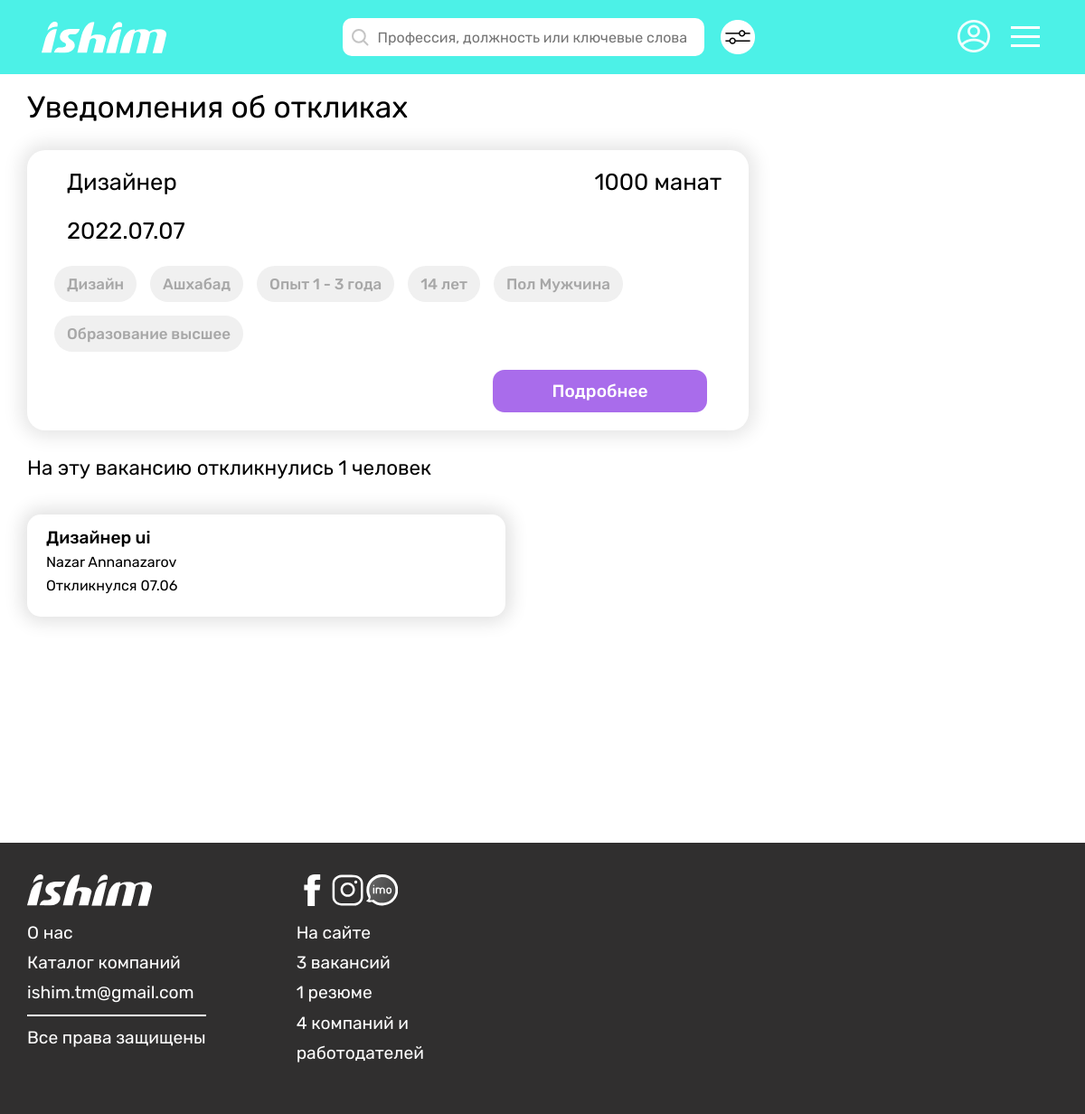
/vacancy/2/responses (signed in), run on the app's committed database.
### vacancy/models.py (models this page shows, shortened)
class Vacancy(models.Model):
    creator = models.ForeignKey(User, on_delete=models.CASCADE)
    position = models.CharField(max_length=65)
    sphere = models.CharField(max_length=100)
    min_salary = models.IntegerField(default=0)
    max_salary = models.IntegerField()
    registration = models.CharField(max_length=100, default='не имеет значения')
    experience = models.CharField(max_length=65)
    min_age = models.IntegerField()
    max_age = models.IntegerField()
    sex = models.CharField(max_length=65, default='не имеет значения')
    education = models.CharField(max_length=65)
    responsibilities = models.TextField()
    work_terms = models.TextField()
    busyness = models.CharField(max_length=65, default='')
    work_graph = models.CharField(max_length=65)
    payment = models.TextField(default='')
    views = models.IntegerField(default=0)
    creation_date = models.DateTimeField(auto_now_add=True)
    class Meta:
        verbose_name_plural = "Vacancies"

### employee/models.py (models this page shows, shortened)
class Response(models.Model):
    vacancy = models.ForeignKey(Vacancy, on_delete=models.CASCADE)
    employee = models.ForeignKey(Employee, on_delete=models.CASCADE)
    creation_date = models.DateTimeField(auto_now_add=True)

class Employee(models.Model):
    user = models.OneToOneField(User, on_delete=models.CASCADE)
    first_name = models.CharField(max_length=25)
    last_name = models.CharField(max_length=25)
    city = models.CharField(max_length=65)
    phone_num = PhoneNumberField()
    sex = models.CharField(max_length=65)
    birth_date = models.DateField()
    creation_date = models.DateTimeField(auto_now_add=True)

class CV(models.Model):
    employee = models.ForeignKey(Employee, on_delete=models.CASCADE)
    first_name = models.CharField(max_length=65)
    last_name = models.CharField(max_length=65)
    birth_date = models.DateField()
    mobile_num = models.CharField(max_length=25)
    email = models.EmailField()
    registration = models.CharField(max_length=100)
    sex = models.CharField(max_length=65)
    position = models.CharField(max_length=65)
    sphere = models.CharField(max_length=100)
    min_salary = models.IntegerField()
    busyness = models.CharField(max_length=65, default='')
    work_graph = models.CharField(max_length=65)
    about = models.TextField()
    views = models.IntegerField(default=0)
    suitable_vacancies = models.ManyToManyField(Vacancy, blank=True)
    creation_date = models.DateTimeField(auto_now_add=True)

### vacancy/views.py (the view)
# urls.py: path('<int:pk>/responses', tm_views.vacancy_responses, name='vacancy-responses-tm'),
@hirer_required
@login_required
def vacancy_responses(request, pk):
    vacancy = get_object_or_404(Vacancy, id=pk)
    context = {
        'vacancy': vacancy,
        'responses': vacancy.response_set.all(),
    }
    context.update(get_footer())
    return render(request, 'vacancy/vacancy_responses.html', context)

### main/utils.py (called while the page is built)
def get_footer():
    data = {
        'cv_num': CV.objects.count(),
        'vacancy_num': Vacancy.objects.count(),
        'user_num': User.objects.count()
    }
    return data

### vacancy/templates/vacancy/vacancy_responses.html (shortened to what this page needs)
{% extends 'main/base.html' %}
{% load static %}
{% block content %}
   <div class="container__main pad-0 w-1920">
      {% include 'main/header_hirer.html' %}
      <div class="container__content">
         <div class="h__res__info">
            <h1 class="my__responses__title">
               Уведомления об откликах
            </h1>
            <section class="result__vacancy">
               <div class="vacancy__card">
                  <div class="vac__card__inner">
                     <div class="vac__heading">
                        <h2 class="vac__heading__item">{{ vacancy.position }}</h2>
                        <h2 class="vac__heading__item">{{ vacancy.min_salary }} манат</h2>
                     </div>
                     <div class="vac__heading">
                        <h2 class="vac__heading__item">{{ vacancy.creation_date|date:"Y.m.d" }}</h2>
                        <svg width="26px" height="24px">
                           <use xlink:href="#favorites__str" width="26px" height="24px" class="vac__ico" data-link="">
                           </use>
                        </svg>
                     </div>
                     <div class="vac__categories">
                        <span class="vac__cat__item two-col">{{ vacancy.sphere }}</span>
                        <span class="vac__cat__item">{{ vacancy.registration }}</span>
                        <span class="vac__cat__item">Опыт {{ vacancy.experience }}</span>
                        <span class="vac__cat__item">{{ vacancy.min_age }} лет</span>
                        <span class="vac__cat__item">Пол {{ vacancy.sex }}</span>
                        <span class="vac__cat__item two-col">Образование {{ vacancy.education }}</span>
                     </div>
                     <div class="vac__btns">
                        <a href="{% url 'my-vacancy-info' vacancy.id  %}" class="vac__btns__item purp__btn" target="_blank">Подробнее</a>
                     </div>
                  </div>
               </div>
            </section>
            <h3 class="my__responses__subtitle">
               На эту вакансию откликнулись {{ responses.count }} человек
            </h3>
            {% for response in responses %}
            {% with response.employee as employee %}
            <div class="h__notif__item">
               <h3 class="h__notif__item__title">{{ employee.cv_set.all.0.position }}</h3>
               <div class="h__notif__item__txt">{{ employee.first_name }} {{ employee.last_name }}</div>
               <div class="h__notif__item__txt">Откликнулся {{ response.creation_date|date:"m.d" }}</div>
            </div>
            {% endwith %}
            {% endfor %}
         </div>
      </div>
      {% include 'main/footer.html' %}
   </div>
{% endblock %}

### static/main.css (style rules this page uses)
* { padding: 0; margin: 0; border: 0; }
*, *:before, *:after { -moz-box-sizing: border-box; -webkit-box-sizing: border-box; box-sizing: border-box; }
html, body { height: 100%; width: 100%; font-size: 100%; line-height: 1; font-size: 16px; -ms-text-size-adjust: 100%; -moz-text-size-adjust: 100%; -webkit-text-size-adjust: 100%; color: #000; font-family: 'Rubik', sans-serif; }
a, a:visited { text-decoration: none; }
h1, h2, h3, h4, h5, h6 { font-size: inherit; font-weight: 400; margin: 0; }
svg { margin: 0; padding: 0; }
.w-1920 { width: 100%; max-width: 1920px; }
.pad-0 { padding: 0; }
.purp__btn { background-color: #A96CEB; font-size: 1.2rem; line-height: 1.2; text-align: center; color: #fff; }
.container__content { width: 100%; max-width: 1440px; padding: 0 30px; margin: 0 auto; position: relative; }
.container__main { width: 100%; margin: 0 auto; position: relative; }
.result__vacancy { width: 689px; }
.vacancy__card { width: 100%; background-color: #ffff; padding: 20px 30px; border-radius: 20px; margin-bottom: 31px; box-shadow: 0px 0px 20px 7px rgba(0, 0, 0, 0.1); transition: 0.4s linear; }
.vac__card__inner { width: 100%; display: flex; flex-direction: column; }
.vac__heading { width: 100%; display: flex; justify-content: space-between; align-items: center; padding-left: 14px; margin-bottom: 24px; }
.vac__heading__item { font-size: 1.6rem; line-height: 30px; color: #000000; }
.vac__categories { width: 100%; display: flex; align-items: center; flex-wrap: wrap; margin-bottom: 5px; }
.vac__cat__item { background-color: #F0F0F0; font-size: 1.06rem; font-weight: 500; line-height: 1.2; color: rgba(0, 0, 0, 0.3); text-align: center; padding: 10px 14px; border-radius: 30px; margin-right: 15px; margin-bottom: 15px; }
.vac__btns { width: 100%; display: flex; justify-content: center; align-items: center; }
.vac__btns .purp__btn { margin-right: 36px; }
.vac__btns__item { display: inline-block; width: 237px; font-size: 1.2rem; line-height: 1.2; font-weight: 500; text-align: center; padding: 12px 0; border-radius: 13px; }
.h__res__info { margin-top: 20px; }
.h__res__info .my__responses__title { margin-bottom: 30px; }
.h__res__info .result__vacancy { margin-bottom: 30px; }
.h__res__info .vac__btns { justify-content: end; }
.my__responses__title { font-size: 2.1rem; margin-bottom: 16px; }
.my__responses__subtitle { font-size: 1.4rem; margin-bottom: 39px; }
.h__notif__item { width: 100%; max-width: 529px; padding: 16px 21px; box-shadow: 0px 0px 20px 6px rgba(0, 0, 0, 0.12); border-radius: 15px; transition: 0.4s linear; margin-bottom: 30px; }
.h__notif__item__title { font-size: 1.2rem; font-weight: 500; margin-bottom: 10px; }
.h__notif__item__txt { display: flex; width: 100%; align-items: center; margin-bottom: 10px; }
@media (max-width:1340px) { .result__vacancy { width: 70%; } }
@media (max-width:1340px) { .vac__categories { grid-template-columns: repeat(3, 1fr); grid-template-rows: 1fr 1fr; } }
@media (max-width:1340px) { .vac__btns .purp__btn { margin-right: 16px; } }

### data on the page
Vacancy: position "Дизайнер", min_salary "1000", creation_date "2022.07.07", sphere "Дизайн", registration "Ашхабад", experience "1 - 3 года", min_age "14", sex "Мужчина", education "высшее", count "1"
Response: employee.cv_set.all.0.position "Дизайнер ui", employee.first_name "Nazar", employee.last_name "Annanazarov", creation_date "07.06"

### other printed values
{{ vacancy_num }} "3"
{{ cv_num }} "1"
{{ user_num }} "4"
